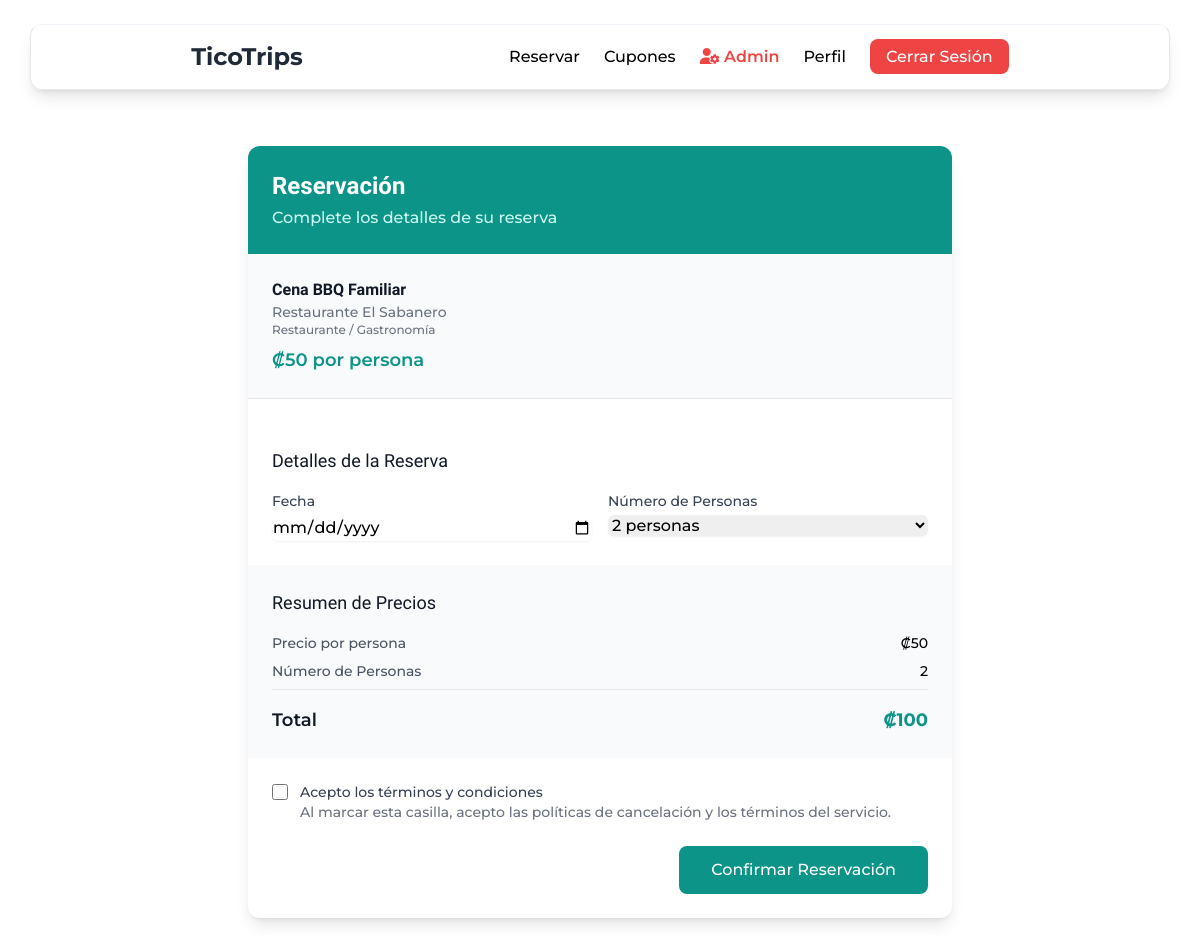
Screenshot of /index.php?controller=reservation&action=create&service_id=26 (signed in) with the database file from the repository.
### tables this page shows
CREATE TABLE `servicios` (
`id_servicio` BIGINT UNSIGNED NOT NULL AUTO_INCREMENT,
`id_negocio_fk` BIGINT UNSIGNED NOT NULL,
`id_categoria_fk` INT UNSIGNED NOT NULL,
`titulo` VARCHAR(255) NOT NULL,
`descripcion_corta` TEXT NOT NULL,
`precio_base` DECIMAL(10, 2) NOT NULL,
`duracion_dias` INT UNSIGNED,
`id_estatus` INT UNSIGNED NOT NULL,
PRIMARY KEY (`id_servicio`),
FOREIGN KEY (`id_negocio_fk`) REFERENCES `negocios`(`id_negocio`) ON DELETE CASCADE,
FOREIGN KEY (`id_categoria_fk`) REFERENCES `categorias`(`id_categoria`),
FOREIGN KEY (`id_estatus`) REFERENCES `estatus`(`id_estatus`)
);

CREATE TABLE `negocios` (
`id_negocio` BIGINT UNSIGNED NOT NULL AUTO_INCREMENT,
`id_usuario_fk` BIGINT UNSIGNED NOT NULL,  

 
`nombre_legal` VARCHAR(255) NOT NULL,
`nombre_publico` VARCHAR(255) NOT NULL,
`id_categoria_fk` INT UNSIGNED NOT NULL,   
`descripcion_corta` TEXT,
`telefono_contacto` VARCHAR(20) NOT NULL,
`correo_contacto` VARCHAR(255) NOT NULL,
    
 
`tipo_cedula` VARCHAR(20),
`cedula_hacienda` VARCHAR(50) NOT NULL UNIQUE, 
`nombre_representante` VARCHAR(255),
`no_licencia_municipal` VARCHAR(100),
    
 
`ruta_cedula_frente` VARCHAR(255),
`ruta_cedula_reverso` VARCHAR(255),
`foto_portada` VARCHAR(255),
    
 
`id_ubicacion_fk` INT UNSIGNED NOT NULL,
`direccion_exacta` TEXT,
`link_google_maps` VARCHAR(500),
`link_waze` VARCHAR(500),
    
 
`fecha_solicitud` TIMESTAMP DEFAULT CURRENT_TIMESTAMP,
`id_estatus` INT UNSIGNED NOT NULL DEFAULT 3,  
    
PRIMARY KEY (`id_negocio`),
    
 
FOREIGN KEY (`id_usuario_fk`) REFERENCES `usuarios`(`id_usuario`) ON DELETE CASCADE,
FOREIGN KEY (`id_categoria_fk`) REFERENCES `categorias`(`id_categoria`), 
FOREIGN KEY (`id_ubicacion_fk`) REFERENCES `ubicaciones`(`id_ubicacion`),
FOREIGN KEY (`id_estatus`) REFERENCES `estatus`(`id_estatus`)
);

CREATE TABLE `categorias` (
`id_categoria` INT UNSIGNED NOT NULL AUTO_INCREMENT,
`nombre_categoria` VARCHAR(100) NOT NULL UNIQUE,  
`descripcion` TEXT,
PRIMARY KEY (`id_categoria`)
);

### app/controllers/ReservationController.php (called while the page is built, shortened)
<?php
class ReservationController {
    private $pdo;
    public function __construct() {
        $this->pdo = Database::getInstance()->getConnection();
    }
    public function create() {
        $serviceId = isset($_GET['service_id']) ? intval($_GET['service_id']) : 0;
        $service = $this->getServiceById($serviceId);
        require_once __DIR__ . '/../views/reservations/crear_reservation.php';
    }
    private function getServiceById($serviceId) {
        try {
            $stmt = $this->pdo->prepare("
                SELECT s.*, n.nombre_publico as nombre_negocio, c.nombre_categoria
                FROM servicios s
                JOIN negocios n ON s.id_negocio_fk = n.id_negocio
                LEFT JOIN categorias c ON s.id_categoria_fk = c.id_categoria
                WHERE s.id_servicio = ? AND s.id_estatus = 1
            ");
            $stmt->execute([$serviceId]);
            return $stmt->fetch(PDO::FETCH_ASSOC);
        } catch (PDOException $e) {
            Logger::error("Error obteniendo servicio: " . $e->getMessage());
            return null;
        }
    }
}

### app/config/database.php (called while the page is built, shortened)
<?php
class Database {
    private static $instance = null;
    private $pdo;
    private $db_host = 'localhost';
    private $db_name = 'tico_trips_db';
    private $db_user = 'root';
    private $db_pass = 'plat20';
    private $db_charset = 'utf8mb4';
    private $db_port = 3306;
    private function __construct() {
        $dsn = "mysql:host={$this->db_host};dbname={$this->db_name};charset={$this->db_charset};port={$this->db_port}";
        $options = [
            PDO::ATTR_ERRMODE => PDO::ERRMODE_EXCEPTION,
            PDO::ATTR_DEFAULT_FETCH_MODE => PDO::FETCH_ASSOC,
            PDO::ATTR_EMULATE_PREPARES => false
        ];
        try {
            $this->pdo = new PDO($dsn, $this->db_user, $this->db_pass, $options);
        } catch (PDOException $e) {
            error_log("Error de conexión a la base de datos: " . $e->getMessage());
            die("Error de conexión a la base de datos. Contacte al administrador.");
        }
    }
    public static function getInstance() {
        if (self::$instance === null) {
            self::$instance = new self();
        }
        return self::$instance;
    }
    public function getConnection() {
        return $this->pdo;
    }
}

### app/views/reservations/crear_reservation.php (the view, shortened to what this page needs)
<?php
require_once __DIR__ . '/../layouts/header.php';
?>
    <main class="max-w-3xl mx-auto px-4 sm:px-6 lg:px-8 py-8">
        <div class="bg-white rounded-xl shadow-lg overflow-hidden">
            <div class="p-6 bg-teal-600">
                <h1 class="text-2xl font-bold text-white">Reservación</h1>
                <p class="text-teal-100 mt-1">Complete los detalles de su reserva</p>
            </div>
            <?php if ($service): ?>
            <div class="p-6 bg-gray-50 border-b">
                <div class="flex items-start space-x-4">
                    <div>
                        <h2 class="font-semibold text-gray-900"><?php echo htmlspecialchars($service['titulo']); ?></h2>
                        <p class="text-gray-500 text-sm"><?php echo htmlspecialchars($service['nombre_negocio']); ?></p>
                        <?php if (!empty($service['nombre_categoria'])): ?>
                            <p class="text-gray-500 text-xs"><?php echo htmlspecialchars($service['nombre_categoria']); ?></p>
                        <?php endif; ?>
                        <p class="text-lg font-semibold text-teal-600 mt-2">₡<?php echo number_format($service['precio_base'], 0); ?> por persona</p>
                    </div>
                </div>
            </div>
            <?php endif; ?>
            <form id="reservation-form" action="index.php?controller=reservation&action=store" method="POST" class="p-6 space-y-6">
                <div class="space-y-4">
                    <h3 class="text-lg font-medium text-gray-900">Detalles de la Reserva</h3>
                    <div class="grid grid-cols-1 md:grid-cols-2 gap-4">
                        <div>
                            <label class="block text-sm font-medium text-gray-700">Fecha</label>
                            <input type="date" name="fecha" required id="reservation-date"
                                min="<?php echo date('Y-m-d'); ?>"
                                class="mt-1 block w-full rounded-md border-gray-300 shadow-sm focus:border-teal-500 focus:ring-teal-500">
                        </div>
                        <div>
                            <label class="block text-sm font-medium text-gray-700">Número de Personas</label>
                            <select name="personas" required id="people-count"
                                class="mt-1 block w-full rounded-md border-gray-300 shadow-sm focus:border-teal-500 focus:ring-teal-500">
                                <option value="2" selected>2 personas</option>
                            </select>
                        </div>
                    </div>
                </div>
                <div class="bg-gray-50 p-6 -mx-6">
                    <h3 class="text-lg font-medium text-gray-900 mb-4">Resumen de Precios</h3>
                    <div class="space-y-2">
                        <div class="flex justify-between text-sm">
                            <span class="text-gray-600">Precio por persona</span>
                            <span class="font-medium" id="unit-price">₡<?php echo number_format($service['precio_base'], 0); ?></span>
                        </div>
                        <div class="flex justify-between text-sm">
                            <span class="text-gray-600">Número de Personas</span>
                            <span class="font-medium" id="people-display">2</span>
                        </div>
                        <div class="border-t border-gray-200 pt-2 mt-2"></div>
                        <div class="flex justify-between">
                            <span class="text-lg font-semibold text-gray-900">Total</span>
                            <span class="text-lg font-bold text-teal-600" id="total-price">₡<?php echo number_format($service['precio_base'] * 2, 0); ?></span>
                        </div>
                    </div>
                </div>
                <div class="space-y-4">
                    <div class="flex items-start">
                        <div class="flex items-center h-5">
                            <input type="checkbox" required
                                class="h-4 w-4 rounded border-gray-300 text-teal-600 focus:ring-teal-500">
                        </div>
                        <div class="ml-3 text-sm">
                            <label class="font-medium text-gray-700">Acepto los términos y condiciones</label>
                            <p class="text-gray-500">Al marcar esta casilla, acepto las políticas de cancelación y los términos del servicio.</p>
                        </div>
                    </div>
                </div>
                <div class="flex justify-end">
                    <button type="submit"
                        class="bg-teal-600 text-white px-8 py-3 rounded-lg hover:bg-teal-700 focus:outline-none focus:ring-2 focus:ring-teal-500 focus:ring-offset-2 transition-colors">
                        Confirmar Reservación
                    </button>
                </div>
            </form>
        </div>
    </main>
<?php require_once __DIR__ . '/../layouts/footer.php'; ?>

### app/public/css/index.css (style rules this page uses)
body { font-family: 'Montserrat', sans-serif; font-weight: 500; }
h1,h2,h3,h4 { font-family: "Momo Trust Display", sans-serif; }

### rows the page displays
servicios: titulo "Cena BBQ Familiar", id_negocio_fk.nombre_publico "Restaurante El Sabanero", id_categoria_fk.nombre_categoria "Restaurante / Gastronomía", precio_base "50", $service['precio_base']*2 "100"
